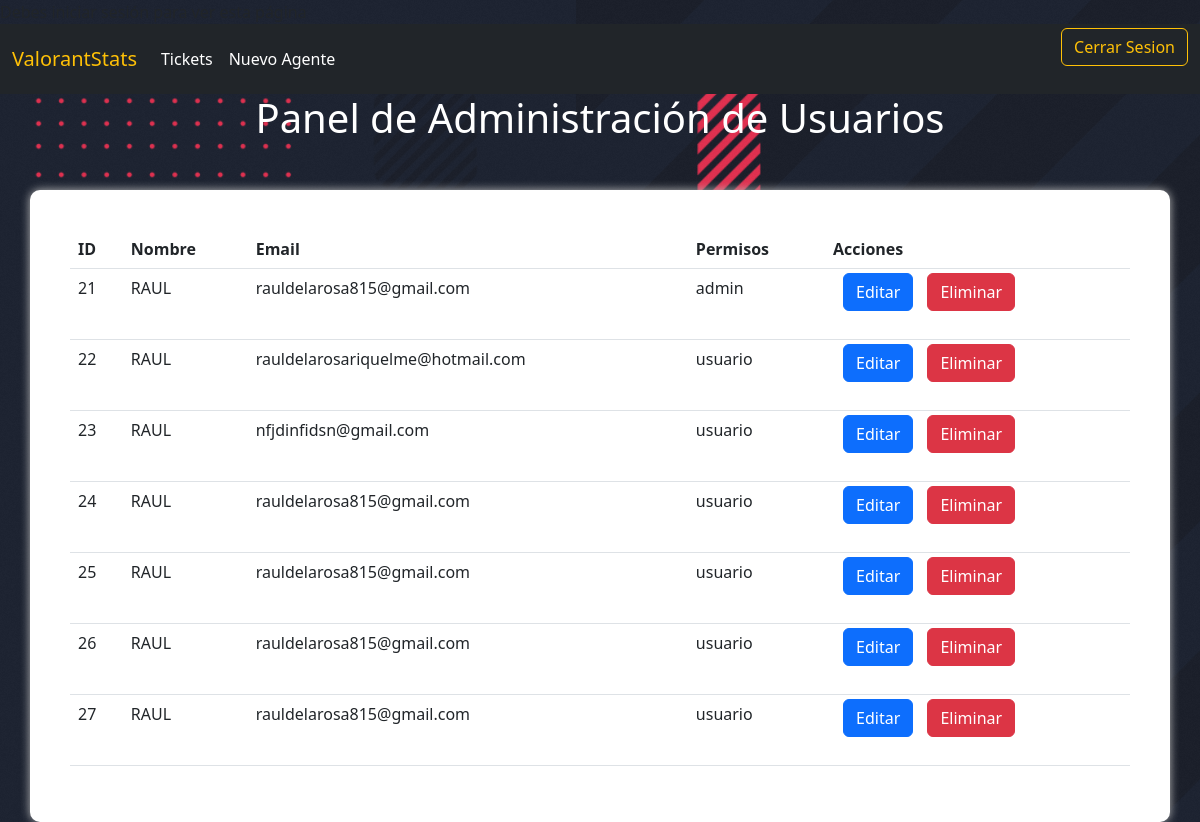
The page /admin/administracion.php on the database its author committed.
### tables this page shows
CREATE TABLE `users` (
  `id` int(11) NOT NULL,
  `name` varchar(255) NOT NULL,
  `email` varchar(200) NOT NULL,
  `password` varchar(200) NOT NULL,
  `permisos` varchar(255) NOT NULL
);

### admin/administracion.php (the view, shortened to what this page needs)
<!DOCTYPE html>
<html lang="es">
<head>
    <link href="https://cdn.jsdelivr.net/npm/bootstrap@5.3.0-alpha1/dist/css/bootstrap.min.css" rel="stylesheet"
>
    <link rel="stylesheet" href="estilos/style.css">
</head>
<body>
    <nav class="navbar navbar-expand-md navbar-dark bg-dark">
        <div class="container-fluid">
            <a class="navbar-brand" href="../pagina_administracion.php">
                <span class="text-warning">ValorantStats</span>
            </a>
            <div class="collapse navbar-collapse" id="menu">
                <ul class="navbar-nav me-auto">
                    <li class="nav-item">
                        <a class="nav-link active" href="ticket.php">Tickets</a>
                    </li>
                    <li class="nav-item">
                        <a class="nav-link active" href="../agentes/new_agent/new_agent.html">Nuevo Agente</a>
                    </li>
                    <li class="nav-item me-auto">
                        <a class="nav-link active" href="../usuario/usuario.php">
                        </a>
                    </li>
                </ul>
                <form class="d-flex">
                    <a class="btn btn-outline-warning d-none d-md-inline-block" href="logout.php">
                        Cerrar Sesion
                    </a>
                </form>
            </div>
        </div>
    </nav>
    <h1 class="text-center" style="color:white;">Panel de Administración de Usuarios</h1>
    <div class="container mt-5">
        <table class="table">
            <thead>
                <tr>
                    <th>ID</th>
                    <th>Nombre</th>
                    <th>Email</th>
                    <th>Permisos</th>
                    <th>Acciones</th>
                </tr>
            </thead>
            <tbody>
                <?php
                $conn = mysqli_connect("localhost", "root", "", "php_login_base");
                $query = "SELECT * FROM users";
                $result = mysqli_query($conn, $query);
                while ($row = mysqli_fetch_assoc($result)): ?>
                    <tr>
                        <td>
                            <?php echo $row['id']; ?>
                        </td>
                        <td>
                            <?php echo strtoupper($row['name']); ?>
                        </td>
                        <td>
                            <?php echo $row['email']; ?>
                        </td>
                        <td>
                            <?php echo $row['permisos']; ?>
                        </td>
                        <td>
                            <form>
                                <button type="submit" formaction="edit/edit.php" class="btn btn-primary">Editar</button>
                                <button type="submit" formaction="delete/delete.php" class="btn btn-danger">Eliminar</button>
                            </form>
                        </td>
                    </tr>
                <?php endwhile; ?>
            </tbody>
        </table>
    </div>
</body>
</html>

### admin/estilos/style.css (style rules this page uses)
body { background-image: url(../fondo_pagina_principal.png); background-color: #F5F5F5; }
h1 { color: #333; margin-bottom: 40px; }
.container { background-color: #FFF; padding: 40px; border-radius: 10px; box-shadow: 0 0 10px #BBB; }
table { width: 100%; border-collapse: collapse; margin-bottom: 20px; }
thead { background-color: #333; color: #FFF; }
th, td { padding: 10px; text-align: left; }
th { font-weight: bold; }
.btn { margin-left: 10px; transform: translateY(-4px); transition: all 0.3s ease-in-out; }

### rows shown on the page
users: id "21", name "RAUL", email "rauldelarosa815@gmail.com", permisos "admin"
users: id "22", name "RAUL", email "rauldelarosariquelme@hotmail.com", permisos "usuario"
users: id "23", name "RAUL", email "nfjdinfidsn@gmail.com", permisos "usuario"
users: id "24", name "RAUL", email "rauldelarosa815@gmail.com", permisos "usuario"
users: id "25", name "RAUL", email "rauldelarosa815@gmail.com", permisos "usuario"
users: id "26", name "RAUL", email "rauldelarosa815@gmail.com", permisos "usuario"
users: id "27", name "RAUL", email "rauldelarosa815@gmail.com", permisos "usuario"
